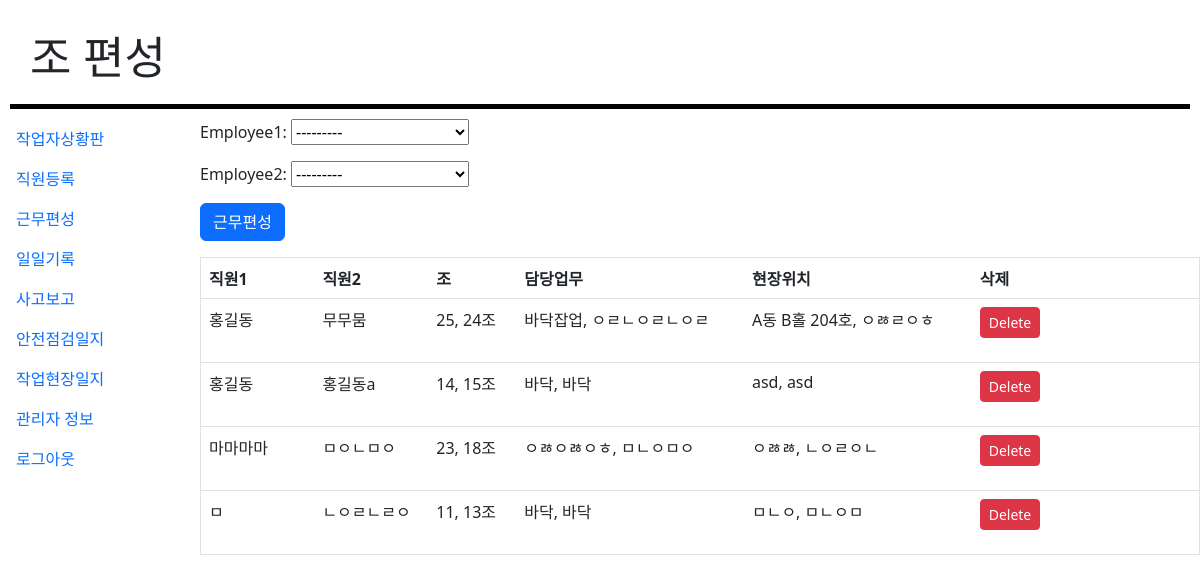
The page /board/groups/ (signed in) on the database its author committed.
### board/models.py (models this page shows)
class Group(models.Model):
    employee1 = models.ForeignKey(Employee, on_delete=models.CASCADE, related_name='group_employee1')
    employee2 = models.ForeignKey(Employee, on_delete=models.CASCADE, related_name='group_employee2')
    pair = models.IntegerField(null=True)

class Employee(models.Model): #pk 자동 생성
    STATUS = {
        ('감독','감독'),
        ('관리자','관리자'),
        ('반장','반장'),
    }
    cmp = models.CharField(max_length=40)
    emp_name = models.CharField(max_length=20)
    position = models.CharField(max_length=30, choices=STATUS, null=True)
    work = models.CharField(max_length=20)
    emp_call = models.CharField(max_length=20)
    date_of_birth = models.DateField(blank=True, null=True)
    address=models.CharField(max_length=200) #상세주소
    img = models.ImageField() #증명사진
    work_area = models.CharField(max_length=100) #담당구역
    start_time = models.DateField(blank=True, null=True) #작업 시작일
    end_time = models.DateField(blank=True, null=True) #작업 끝나는일
    create_date = models.DateTimeField(auto_now_add=True) #생성일
    update_date = models.DateTimeField(auto_now=True) #수정일
    serial_num = models.CharField(max_length=100) #단말기 시리얼넘버

### board/views.py (the view, shortened to what this page needs)
# urls.py: path('groups/', GroupView.as_view(), name='groups'),
class GroupView(LoginRequiredMixin, CreateView, ListView):
    model = Group
    template_name = 'board/emp_group.html'
    form_class = GroupForm
    success_url = reverse_lazy('board:groups')

### board/forms.py
class GroupForm(forms.ModelForm):
    class Meta:
        model = Group
        fields = ['employee1', 'employee2']

### board/templates/board/emp_group.html (shortened to what this page needs)
{% extends 'page.html' %}
{% block title %}
<h1 id="title">조 편성</h1>
{% endblock %}
{% block content %}
<form method="post" >
    {{ form.as_p }}
    <button type="submit" class="btn btn-primary">근무편성</button>
</form>
<table class="table table-hover" id="myTable" border="1" cellspacing="0" summary="근무편성표 목록">
    <colgroup>
        <col width="50">
        <col width="50">
        <col width="20">
        <col width="100">
        <col width="100">
        <col width="100">
    </colgroup>
    <thead>
        <tr>
            <th>직원1</th>
            <th>직원2</th>
            <th>조</th>
            <th>담당업무</th>
            <th>현장위치</th>
            <th>삭제</th>
        </tr>
    </thead>
    <tbody>
        {% if object_list %}
            {% for group in object_list %}
            <tr>
                <td>{{ group.employee1.emp_name }}</td>
                <td>{{ group.employee2.emp_name }}</td>
                <td>{{ group.employee1.id }}, {{ group.employee2.id }}조</td>
                <td>{{ group.employee1.work }}, {{ group.employee2.work }}</td>
                <td>{{ group.employee1.work_area }}, {{ group.employee2.work_area }}</td>
                <td>
                    <form action="{% url 'board:groups_delete' group.pk %}" method="post">
                        <button type="submit" class="btn btn-danger btn-sm">Delete</button>
                    </form>
                </td>
            </tr>
            {% endfor %}
        {% else %}
            <tr>
                <td colspan="5">No groups available.</td>
            </tr>
        {% endif %}
    </tbody>
</table>
{% endblock %}

### static/page.css (style rules this page uses)
body { margin: 0; }
h1 { font-size:45px; border-bottom:5px solid black; margin: 10px; padding: 20px; }

### rows shown on the page
Group: employee1.emp_name "홍길동", employee2.emp_name "무무뭄", employee1.id "25", employee2.id "24", employee1.work "바닥잡업", employee2.work "ㅇㄹㄴㅇㄹㄴㅇㄹ", employee1.work_area "A동 B홀 204호", employee2.work_area "ㅇㅀㄹㅇㅎ"
Group: employee1.emp_name "홍길동", employee2.emp_name "홍길동a", employee1.id "14", employee2.id "15", employee1.work "바닥", employee2.work "바닥", employee1.work_area "asd", employee2.work_area "asd"
Group: employee1.emp_name "마마마마", employee2.emp_name "ㅁㅇㄴㅁㅇ", employee1.id "23", employee2.id "18", employee1.work "ㅇㅀㅇㅀㅇㅎ", employee2.work "ㅁㄴㅇㅁㅇ", employee1.work_area "ㅇㅀㅀ", employee2.work_area "ㄴㅇㄹㅇㄴ"
Group: employee1.emp_name "ㅁ", employee2.emp_name "ㄴㅇㄹㄴㄹㅇ", employee1.id "11", employee2.id "13", employee1.work "바닥", employee2.work "바닥", employee1.work_area "ㅁㄴㅇ", employee2.work_area "ㅁㄴㅇㅁ"
